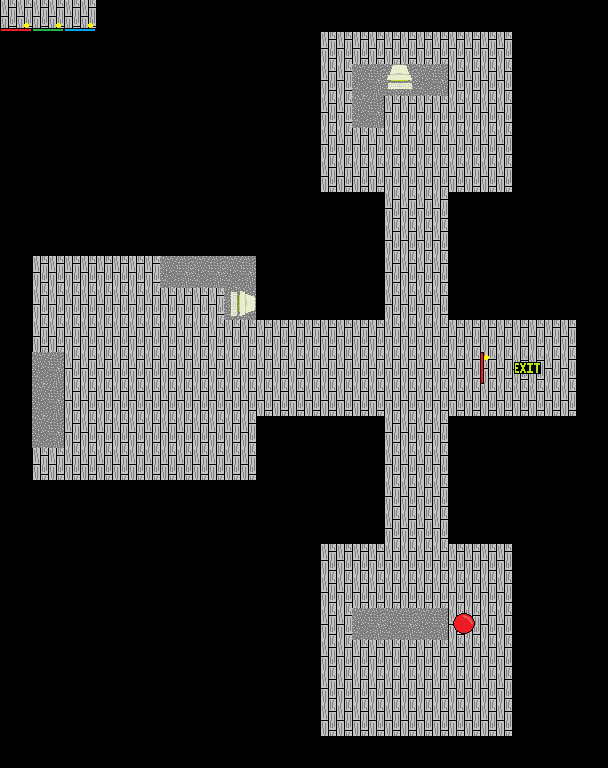

This game map was drawn from its Tiled (.tmx) file and the tilesets committed beside it. A one-line description and the full map source follow:
An orthogonal 19x24 tile map with 32x32 px tiles, 4 tile layers (Lookup, Floor, Static_Obsticles, Decor) and 6 objects (2x spwn_txt, btn1, spwn, exit, Door).

<map version="1.10" tiledversion="1.11.0" orientation="orthogonal" renderorder="right-down" width="19" height="24" tilewidth="32" tileheight="32" infinite="0" nextlayerid="9" nextobjectid="22">
 <tileset firstgid="1" source="TileMaps/Basic_Tiles.tsx" />
 <layer id="8" name="Lookup" class="hidden" width="19" height="24">
  <data encoding="csv">
3,4,5,0,0,0,0,0,0,0,0,0,0,0,0,0,0,0,0,
0,0,0,0,0,0,0,0,0,0,0,0,0,0,0,0,0,0,0,
0,0,0,0,0,0,0,0,0,0,0,0,0,0,0,0,0,0,0,
0,0,0,0,0,0,0,0,0,0,0,0,0,0,0,0,0,0,0,
0,0,0,0,0,0,0,0,0,0,0,0,0,0,0,0,0,0,0,
0,0,0,0,0,0,0,0,0,0,0,0,0,0,0,0,0,0,0,
0,0,0,0,0,0,0,0,0,0,0,0,0,0,0,0,0,0,0,
0,0,0,0,0,0,0,0,0,0,0,0,0,0,0,0,0,0,0,
0,0,0,0,0,0,0,0,0,0,0,0,0,0,0,0,0,0,0,
0,0,0,0,0,0,0,0,0,0,0,0,0,0,0,0,0,0,0,
0,0,0,0,0,0,0,0,0,0,0,0,0,0,0,0,0,0,0,
0,0,0,0,0,0,0,0,0,0,0,0,0,0,0,0,0,0,0,
0,0,0,0,0,0,0,0,0,0,0,0,0,0,0,0,0,0,0,
0,0,0,0,0,0,0,0,0,0,0,0,0,0,0,0,0,0,0,
0,0,0,0,0,0,0,0,0,0,0,0,0,0,0,0,0,0,0,
0,0,0,0,0,0,0,0,0,0,0,0,0,0,0,0,0,0,0,
0,0,0,0,0,0,0,0,0,0,0,0,0,0,0,0,0,0,0,
0,0,0,0,0,0,0,0,0,0,0,0,0,0,0,0,0,0,0,
0,0,0,0,0,0,0,0,0,0,0,0,0,0,0,0,0,0,0,
0,0,0,0,0,0,0,0,0,0,0,0,0,0,0,0,0,0,0,
0,0,0,0,0,0,0,0,0,0,0,0,0,0,0,0,0,0,0,
0,0,0,0,0,0,0,0,0,0,0,0,0,0,0,0,0,0,0,
0,0,0,0,0,0,0,0,0,0,0,0,0,0,0,0,0,0,0,
0,0,0,0,0,0,0,0,0,0,0,0,0,0,0,0,0,0,0
</data>
 </layer>
 <objectgroup id="7" name="Interact" class="obj">
  <properties>
   <property name="interact" type="bool" value="true" />
  </properties>
  <object id="18" name="btn1" x="445.417" y="606.917" width="36" height="36">
   <properties>
    <property name="function" value="setb 19 collide False;settile Decor 15 11 0 0" />
   </properties>
  </object>
 </objectgroup>
 <objectgroup id="4" name="Lvl_Data" class="obj">
  <object id="1" name="spwn" x="130.347" y="357.036">
   <point />
  </object>
  <object id="13" name="exit" x="512" y="337" width="7.33337" height="66.6667">
   <properties>
    <property name="delta_index" type="int" value="1" />
   </properties>
  </object>
  <object id="20" name="spwn_txt" x="197.333" y="340">
   <properties>
    <property name="display_text" value="W A S D to move" />
   </properties>
   <point />
  </object>
  <object id="21" name="spwn_txt" x="398" y="366.667">
   <properties>
    <property name="display_text" value="you need to open this door. There must be a button somewhere arround here..." />
   </properties>
   <point />
  </object>
 </objectgroup>
 <layer id="1" name="Floor" class="ground" width="19" height="24">
  <data encoding="csv">
0,0,0,0,0,0,0,0,0,0,0,0,0,0,0,0,0,0,0,
0,0,0,0,0,0,0,0,0,0,1,1,1,1,1,1,0,0,0,
0,0,0,0,0,0,0,0,0,0,1,1,1,1,1,1,0,0,0,
0,0,0,0,0,0,0,0,0,0,1,1,1,1,1,1,0,0,0,
0,0,0,0,0,0,0,0,0,0,1,1,1,1,1,1,0,0,0,
0,0,0,0,0,0,0,0,0,0,1,1,1,1,1,1,0,0,0,
0,0,0,0,0,0,0,0,0,0,0,0,1,1,0,0,0,0,0,
0,0,0,0,0,0,0,0,0,0,0,0,1,1,0,0,0,0,0,
0,1,1,1,1,1,1,1,0,0,0,0,1,1,0,0,0,0,0,
0,1,1,1,1,1,1,1,0,0,0,0,1,1,0,0,0,0,0,
0,1,1,1,1,1,1,1,1,1,1,1,1,1,1,1,0,0,0,
0,1,1,1,1,1,1,1,1,1,1,1,1,1,1,1,0,0,0,
0,1,1,1,1,1,1,1,1,1,1,1,1,1,1,1,0,0,0,
0,1,1,1,1,1,1,1,0,0,0,0,1,1,0,0,0,0,0,
0,1,1,1,1,1,1,1,0,0,0,0,1,1,0,0,0,0,0,
0,0,0,0,0,0,0,0,0,0,0,0,1,1,0,0,0,0,0,
0,0,0,0,0,0,0,0,0,0,0,0,1,1,0,0,0,0,0,
0,0,0,0,0,0,0,0,0,0,1,1,1,1,1,1,0,0,0,
0,0,0,0,0,0,0,0,0,0,1,1,1,1,1,1,0,0,0,
0,0,0,0,0,0,0,0,0,0,1,1,1,1,1,1,0,0,0,
0,0,0,0,0,0,0,0,0,0,1,1,1,1,1,1,0,0,0,
0,0,0,0,0,0,0,0,0,0,1,1,1,1,1,1,0,0,0,
0,0,0,0,0,0,0,0,0,0,1,1,1,1,1,1,0,0,0,
0,0,0,0,0,0,0,0,0,0,0,0,0,0,0,0,0,0,0
</data>
 </layer>
 <objectgroup id="2" name="Functional" class="obj">
  <object id="19" name="Door" x="480.409" y="351.955" width="31.5455" height="31.7727">
   <properties>
    <property name="collide" type="bool" value="true" />
   </properties>
  </object>
 </objectgroup>
 <layer id="3" name="Static_Obsticles" class="collision" width="19" height="24">
  <data encoding="csv">
0,0,0,0,0,0,0,0,0,13,13,13,13,13,13,13,13,0,0,
0,0,0,0,0,0,0,0,0,13,0,0,0,0,0,0,13,0,0,
0,0,0,0,0,0,0,0,0,13,0,6,6,6,0,0,13,0,0,
0,0,0,0,0,0,0,0,0,13,0,6,0,0,0,0,13,0,0,
0,0,0,0,0,0,0,0,0,13,0,0,0,0,0,0,13,0,0,
0,0,0,0,0,0,0,0,0,13,0,0,0,0,0,0,13,0,0,
0,0,0,0,0,0,0,0,0,13,13,13,0,0,13,13,13,0,0,
13,13,13,13,13,13,13,13,13,0,0,13,0,0,13,0,0,0,0,
13,0,0,0,0,6,6,6,13,0,0,13,0,0,13,0,0,0,0,
13,0,0,0,0,0,0,6,13,13,13,13,0,0,13,13,13,13,13,
13,0,0,0,0,0,0,0,0,0,0,0,0,0,0,0,1,1,13,
13,6,0,0,0,0,0,0,0,0,0,0,0,0,0,0,11,1,13,
13,6,0,0,0,0,0,0,0,0,0,0,0,0,0,0,1,1,13,
13,6,0,0,0,0,0,0,13,13,13,13,0,0,13,13,13,13,13,
13,0,0,0,0,0,0,0,13,0,0,13,0,0,13,0,0,0,0,
13,13,13,13,13,13,13,13,13,0,0,13,0,0,13,0,0,0,0,
0,0,0,0,0,0,0,0,0,13,13,13,0,0,13,13,13,0,0,
0,0,0,0,0,0,0,0,0,13,0,0,0,0,0,0,13,0,0,
0,0,0,0,0,0,0,0,0,13,0,0,0,0,0,0,13,0,0,
0,0,0,0,0,0,0,0,0,13,0,6,6,6,6,0,13,0,0,
0,0,0,0,0,0,0,0,0,13,0,0,0,0,0,0,13,0,0,
0,0,0,0,0,0,0,0,0,13,0,0,0,0,0,0,13,0,0,
0,0,0,0,0,0,0,0,0,13,0,0,0,0,0,0,13,0,0,
0,0,0,0,0,0,0,0,0,13,13,13,13,13,13,13,13,0,0
</data>
 </layer>
 <layer id="5" name="Decor" class="decor" width="19" height="24">
  <data encoding="csv">
0,0,0,0,0,0,0,0,0,0,0,0,0,0,0,0,0,0,0,
0,0,0,0,0,0,0,0,0,0,0,0,0,0,0,0,0,0,0,
0,0,0,0,0,0,0,0,0,0,0,0,7,0,0,0,0,0,0,
0,0,0,0,0,0,0,0,0,0,0,0,0,0,0,0,0,0,0,
0,0,0,0,0,0,0,0,0,0,0,0,0,0,0,0,0,0,0,
0,0,0,0,0,0,0,0,0,0,0,0,0,0,0,0,0,0,0,
0,0,0,0,0,0,0,0,0,0,0,0,0,0,0,0,0,0,0,
0,0,0,0,0,0,0,0,0,0,0,0,0,0,0,0,0,0,0,
0,0,0,0,0,0,0,0,0,0,0,0,0,0,0,0,0,0,0,
0,0,0,0,0,0,0,2684354567,0,0,0,0,0,0,0,0,0,0,0,
0,0,0,0,0,0,0,0,0,0,0,0,0,0,0,0,0,0,0,
0,0,0,0,0,0,0,0,0,0,0,0,0,0,0,8,0,0,0,
0,0,0,0,0,0,0,0,0,0,0,0,0,0,0,0,0,0,0,
0,0,0,0,0,0,0,0,0,0,0,0,0,0,0,0,0,0,0,
0,0,0,0,0,0,0,0,0,0,0,0,0,0,0,0,0,0,0,
0,0,0,0,0,0,0,0,0,0,0,0,0,0,0,0,0,0,0,
0,0,0,0,0,0,0,0,0,0,0,0,0,0,0,0,0,0,0,
0,0,0,0,0,0,0,0,0,0,0,0,0,0,0,0,0,0,0,
0,0,0,0,0,0,0,0,0,0,0,0,0,0,0,0,0,0,0,
0,0,0,0,0,0,0,0,0,0,0,0,0,0,2,0,0,0,0,
0,0,0,0,0,0,0,0,0,0,0,0,0,0,0,0,0,0,0,
0,0,0,0,0,0,0,0,0,0,0,0,0,0,0,0,0,0,0,
0,0,0,0,0,0,0,0,0,0,0,0,0,0,0,0,0,0,0,
0,0,0,0,0,0,0,0,0,0,0,0,0,0,0,0,0,0,0
</data>
 </layer>
</map>
